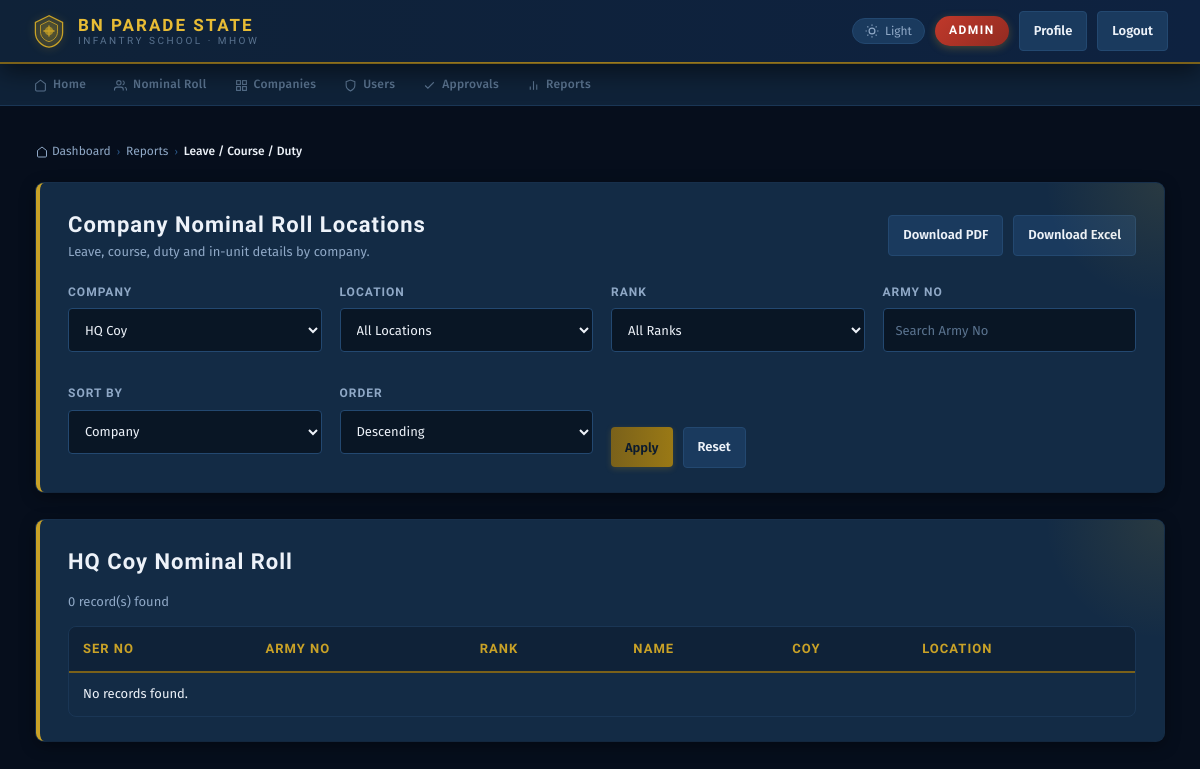
/reports/leave_course_duty_report.php?company=HQ (signed in), run on an earlier commit of the app's database.
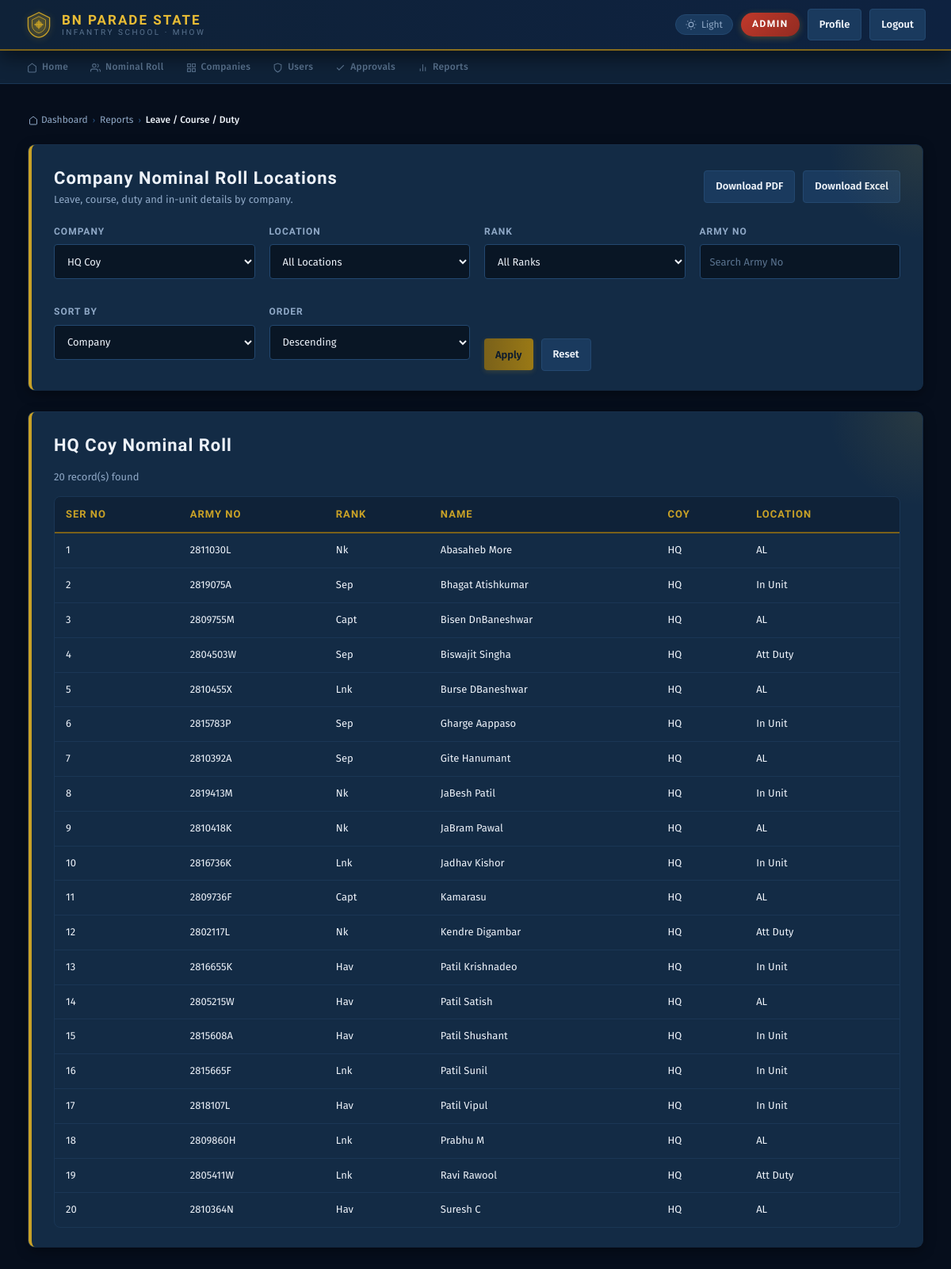
And on a later commit of the database.
### tables this page shows
CREATE TABLE personnel (
    id INT AUTO_INCREMENT PRIMARY KEY,
    army_no VARCHAR(50) NOT NULL UNIQUE,
    rank_name VARCHAR(50) NOT NULL,
    full_name VARCHAR(120) NOT NULL,
    company_id INT NOT NULL,
    platoon_id INT DEFAULT NULL,
    trade VARCHAR(80) DEFAULT NULL,
    service_status ENUM('Serving','Attached Out','Posted Out','Retired') DEFAULT 'Serving',
    created_at TIMESTAMP DEFAULT CURRENT_TIMESTAMP,
    FOREIGN KEY (company_id) REFERENCES companies(id),
    FOREIGN KEY (platoon_id) REFERENCES platoons(id)
);

CREATE TABLE companies (
    id INT AUTO_INCREMENT PRIMARY KEY,
    company_name VARCHAR(100) NOT NULL,
    short_name VARCHAR(20) NOT NULL,
    is_active TINYINT DEFAULT 1
);

### reports/leave_course_duty_report.php (the view, shortened to what the changed rows need)
<?php
include("../config/db.php");
function h($value) {
    return htmlspecialchars((string) $value, ENT_QUOTES, "UTF-8");
}
$companyCodes = [
    "HQ Company" => "HQ",
    "A Company" => "A",
    "B Company" => "B",
    "C Company" => "C",
    "D Company" => "D",
    "SP Company" => "SP"
];
$locationMap = [
    "17027948A" => "AL", "2793160H" => "Temp Duty", "2793291N" => "AWL", "2793976M" => "CL", "2794183W" => "Posting Out",
    "2795176M" => "AL", "2802654W" => "AL", "2804124A" => "AL", "2804229K" => "AL", "2804236A" => "AL",
    "2810379W" => "AL", "2810670H" => "AL", "2810739F" => "AL", "2811470B" => "AL",
    "2795922K" => "Temp Duty", "2799411X" => "Temp Duty", "2800191N" => "Temp Duty", "2802262H" => "Temp Duty",
    "2802334F" => "AL", "2803159K" => "AL", "2804378X" => "AL", "2810414B" => "AL", "2811140A" => "AL",
    "2811542X" => "TD", "2813133H" => "TD", "2813204B" => "TD", "2813234W" => "TD", "2813284F" => "TD",
    "2813386X" => "TD", "2813530M" => "TD", "2813533P" => "TD", "2813551X" => "TD", "2813569N" => "TD", "2814497F" => "TD",
    "2804434L" => "Att Duty", "2805464P" => "Bde/Div", "2805878H" => "Pension Drill", "2806219B" => "Local Att",
    "2810153L" => "AL", "2811251X" => "AL", "2811337W" => "AL", "2811539X" => "AL", "2815517W" => "Pension Drill",
    "2815588X" => "Pension Drill", "2815798X" => "Pension Drill", "2815901X" => "Pension Drill",
    "2804527A" => "AL", "2804920H" => "AL", "2805360N" => "Pension Drill", "2810386M" => "AL",
    "2815569M" => "Att Duty", "2815820X" => "Att Duty", "2815975M" => "Att Duty", "2816074M" => "Att Duty",
    "2808917A" => "Fwd/Op Area", "2811451N" => "Fwd/Op Area", "2792603M" => "Fwd/Op Area",
    "2796133K" => "Posting Out", "2797397X" => "Att Duty", "2797852P" => "Bde/Div", "2798046P" => "CL",
    "2798724K" => "CL", "2798991L" => "CL", "2801516H" => "Att Duty", "2804846M" => "Att Duty",
    "2805214N" => "Posting Out", "2806282N" => "Pension Drill", "2806435A" => "Pension Drill",
    "2806635H" => "Local Att", "2807509H" => "Pension Drill", "2808457K" => "Pension Drill",
    "2808541K" => "Course/Cadre", "2808625X" => "Pension Drill", "2808643A" => "Att Duty",
    "2808732B" => "Pension Drill", "2808926F" => "Pension Drill", "2809271M" => "Pension Drill",
    "2802117L" => "Att Duty", "2804503W" => "Att Duty", "2805215W" => "AL", "2805411W" => "Att Duty",
    "2809736F" => "AL", "2809755M" => "AL", "2809860H" => "AL", "2810364N" => "AL", "2810392A" => "AL",
    "2810418K" => "AL", "2810455X" => "AL", "2811030L" => "AL", "2819413M" => "In Unit"
];
$company = $_GET["company"] ?? "";
$sort = $_GET["sort"] ?? "company";
$direction = strtolower($_GET["direction"] ?? "desc") === "desc" ? "DESC" : "ASC";
$sortColumns = [
    "ser_no" => "p.id",
    "army_no" => "p.army_no",
    "rank" => "p.rank_name",
    "name" => "p.full_name",
    "company" => "c.company_name"
];
$sortColumn = $sortColumns[$sort] ?? $sortColumns["company"];
$where = [];
$params = [];
$types = "";
if ($company !== "") {
    $where[] = "c.short_name = ?";
    $params[] = $company === "SP" ? "SP" : ($company === "HQ" ? "HQ" : $company . " Coy");
    $types .= "s";
}
$whereSql = $where ? "WHERE " . implode(" AND ", $where) : "";
$sql = "SELECT p.id, p.army_no, p.rank_name, p.full_name, c.company_name, c.short_name
        FROM personnel p
        JOIN companies c ON c.id = p.company_id
        $whereSql
        ORDER BY $sortColumn $direction, p.full_name ASC";
$stmt = mysqli_prepare($conn, $sql);
if ($params) {
    mysqli_stmt_bind_param($stmt, $types, ...$params);
}
mysqli_stmt_execute($stmt);
$result = mysqli_stmt_get_result($stmt);
$rows = [];
$ser = 1;
while ($row = mysqli_fetch_assoc($result)) {
    $companyCode = $companyCodes[$row["company_name"]] ?? str_replace(" Coy", "", $row["short_name"]);
    $row["ser_no"] = $ser++;
    $row["company_code"] = $companyCode;
    $row["location"] = $locationMap[$row["army_no"]] ?? "In Unit";
    $rows[] = $row;
}
?>
<!DOCTYPE html>
<html lang="en">
<head>
    <link rel="stylesheet" href="../assets/css/style.css">
</head>
<body>
<?php $_tp = '../'; include("../includes/topbar.php"); ?>
<main id="main-content" class="container">
    <div class="panel">
        <div class="panel-heading">
            <div>
                <h2>Company Nominal Roll Locations</h2>
            </div>
        </div>
    </div>
    <div class="panel">
        <h2><?php echo $company ? h($company . " Coy Nominal Roll") : "All Company Nominal Roll"; ?></h2>
        <p class="muted"><?php echo count($rows); ?> record(s) found</p>
        <div class="table-wrap">
            <table>
                <thead>
                    <tr>
                        <th>SER NO</th>
                        <th>Army NO</th>
                        <th>Rank</th>
                        <th>Name</th>
                        <th>Coy</th>
                        <th>Location</th>
                    </tr>
                </thead>
                <tbody>
                    <?php if (!$rows): ?>
                        <tr><td colspan="6">No records found.</td></tr>
                    <?php endif; ?>
                    <?php foreach ($rows as $row): ?>
                        <tr>
                            <td><?php echo h($row["ser_no"]); ?></td>
                            <td><?php echo h($row["army_no"]); ?></td>
                            <td><?php echo h($row["rank_name"]); ?></td>
                            <td><?php echo h($row["full_name"]); ?></td>
                            <td><?php echo h($row["company_code"]); ?></td>
                            <td><?php echo h($row["location"]); ?></td>
                        </tr>
                    <?php endforeach; ?>
                </tbody>
            </table>
        </div>
    </div>
</main>
</body>
</html>

### includes/topbar.php (shortened to what the changed rows need)
<?php
$_tp   = $_tp ?? '';
$_role = $_SESSION['role'] ?? '';
$_self  = $_SERVER['PHP_SELF'] ?? '';
if (!function_exists('_navActive')) {
    function _navActive(string $fragment): string {
        global $_self;
        return strpos($_self, $fragment) !== false ? ' active' : '';
    }
}
$_items = $_navSets[$_role] ?? [];
?>
<?php if (!empty($_items)): ?>
<nav class="sitenav" role="navigation" aria-label="Main navigation">
    <?php foreach ($_items as $_item): ?>
        <a href="<?php echo $_tp . $_item[1]; ?>"
           class="sitenav-item<?php echo _navActive($_item[0]); ?>"
           <?php echo _navActive($_item[0]) ? 'aria-current="page"' : ''; ?>>
            <svg viewBox="0 0 24 24" fill="none" stroke="currentColor" stroke-width="2" aria-hidden="true">
                <?php echo $_item[3]; ?>
            </svg>
            <span><?php echo htmlspecialchars($_item[2], ENT_QUOTES, 'UTF-8'); ?></span>
        </a>
    <?php endforeach; ?>
</nav>
<?php endif; ?>

What changed in the data, as far as the page shows it:
added personnel: ser_no "1", army_no "2811030L", rank_name "Nk", full_name "Abasaheb More", company.short_name "HQ", location "AL"
added personnel: ser_no "2", army_no "2819075A", rank_name "Sep", full_name "Bhagat Atishkumar", company.short_name "HQ", location "In Unit"
added personnel: ser_no "3", army_no "2809755M", rank_name "Capt", full_name "Bisen DnBaneshwar", company.short_name "HQ", location "AL"
added personnel: ser_no "4", army_no "2804503W", rank_name "Sep", full_name "Biswajit Singha", company.short_name "HQ", location "Att Duty"
added personnel: ser_no "5", army_no "2810455X", rank_name "Lnk", full_name "Burse DBaneshwar", company.short_name "HQ", location "AL"
added personnel: ser_no "6", army_no "2815783P", rank_name "Sep", full_name "Gharge Aappaso", company.short_name "HQ", location "In Unit"
added personnel: ser_no "7", army_no "2810392A", rank_name "Sep", full_name "Gite Hanumant", company.short_name "HQ", location "AL"
added personnel: ser_no "8", army_no "2819413M", rank_name "Nk", full_name "JaBesh Patil", company.short_name "HQ", location "In Unit"
added personnel: ser_no "9", army_no "2810418K", rank_name "Nk", full_name "JaBram Pawal", company.short_name "HQ", location "AL"
added personnel: ser_no "10", army_no "2816736K", rank_name "Lnk", full_name "Jadhav Kishor", company.short_name "HQ", location "In Unit"
added personnel: ser_no "11", army_no "2809736F", rank_name "Capt", full_name "Kamarasu", company.short_name "HQ", location "AL"
added personnel: ser_no "12", army_no "2802117L", rank_name "Nk", full_name "Kendre Digambar", company.short_name "HQ", location "Att Duty"
added personnel: ser_no "13", army_no "2816655K", rank_name "Hav", full_name "Patil Krishnadeo", company.short_name "HQ", location "In Unit"
added personnel: ser_no "14", army_no "2805215W", rank_name "Hav", full_name "Patil Satish", company.short_name "HQ", location "AL"
added personnel: ser_no "15", army_no "2815608A", rank_name "Hav", full_name "Patil Shushant", company.short_name "HQ", location "In Unit"
added personnel: ser_no "16", army_no "2815665F", rank_name "Lnk", full_name "Patil Sunil", company.short_name "HQ", location "In Unit"
added personnel: ser_no "17", army_no "2818107L", rank_name "Hav", full_name "Patil Vipul", company.short_name "HQ", location "In Unit"
added personnel: ser_no "18", army_no "2809860H", rank_name "Lnk", full_name "Prabhu M", company.short_name "HQ", location "AL"
added personnel: ser_no "19", army_no "2805411W", rank_name "Lnk", full_name "Ravi Rawool", company.short_name "HQ", location "Att Duty"
added personnel: ser_no "20", army_no "2810364N", rank_name "Hav", full_name "Suresh C", company.short_name "HQ", location "AL"
Also different on the page:
count($rows): "0" → "20"
text no longer shown: "No records found."
